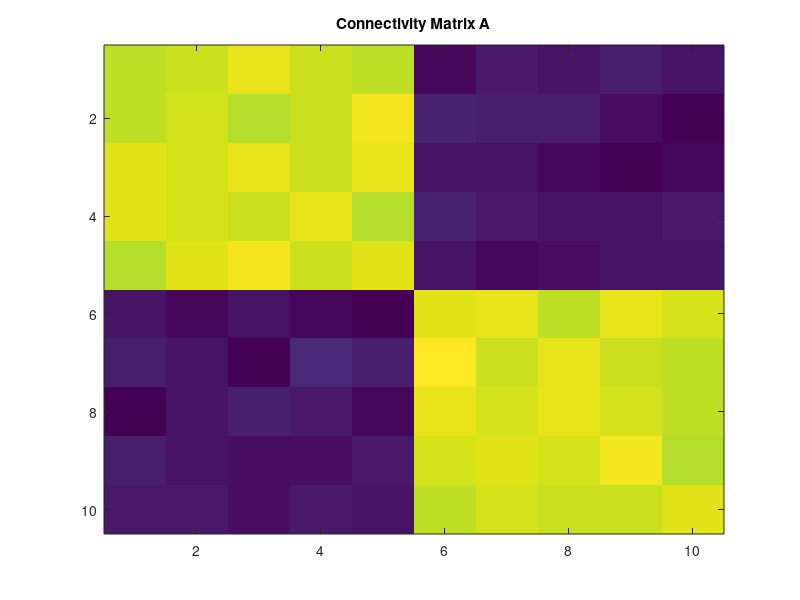

Write MATLAB code to recreate this figure. (Note: this script raises an error after producing the figure.)

% Find Minimum Information Partition (MIP) in a multivariate autoregressive model, 
%   X^t = A*X^{t-1} + E,
% where A is a connectivity matrix and E is gaussian noise.


%% generate data
%%%%%%%%%%%%%%%%%%%%%%%%%%%%%%%%%%%%%%%%%%%%%%%%%%%%%%%%%%%%%%%%%%%%%%%%%%%
disp('Generating data...')

%%% construct connectivity matrix %%%
N = 10; % the number of elements
A = zeros(N); % A: connectivity matrix (block structured)
n_block = 2;
for i = 1:n_block
    indices_block = ((1+(i-1)*N/n_block):i*N/n_block)';
    A(indices_block, indices_block) = 1/N;
end
A = A + 0.01*randn(N)/sqrt(N);

h_A = figure;
imagesc(A)
drawnow
title('Connectivity Matrix A')

%%% generate random gaussian time series X %%%
T = 10^6;
X = zeros(N,T);
X(:,1) = randn(N,1);
for t=2: T
    E = randn(N,1);
    X(:,t) = A*X(:,t-1) + E;
end


%% find Minimum Information Partition (MIP)
%%%%%%%%%%%%%%%%%%%%%%%%%%%%%%%%%%%%%%%%%%%%%%%%%%%%%%%%%%%%%%%%%%%%%%%%%%%

type_of_dist = 'Gauss';
% type_of_dist:
%    'Gauss': Gaussian distribution
%    'discrete': discrete probability distribution

type_of_phi = 'SI';
% type_of_phi:
%    'MI1': Multi (Mutual) information, e.g., I(X_1; X_2). (IIT1.0)
%    'MI': Multi (Mutual) information, e.g., I(X_1, Y_1; X_2, Y_2)
%    'SI': phi_H, stochastic interaction
%    'star': phi_star, based on mismatched decoding
%    'Geo': phi_G, information geometry version



%%%%%%%%%% with pre-computed covariances %%%%%%%%%%
% estimate covariance matrices
%   Note: If the sample size is small and the number of elements is large, the
%   empirical estimators of covariance matrices below will be very unstable.
%   see https://en.wikipedia.org/wiki/Estimation_of_covariance_matrices.
disp('Find the MIP with pre-computed covariances')

% compute covariances
probs = data_to_probs(type_of_dist, X, tau);

%% Exhaustive Search %%
disp('Exhaustive Search...')
tic;
[Z_MIP_withCovs, phi_MIP_withCovs] = MIP_Exhaustive_probs( type_of_phi, probs );
t_Exhaustive_withCovs = toc;
disp( ['Exhaustive Search finished. CalcTime=', num2str(t_Exhaustive_withCovs)])
disp(['phi at the MIP: ', num2str(phi_MIP_withCovs)])
disp(['the MIP: ', num2str(Z_MIP_withCovs)])
disp(' ')

%% Queyeranne's algorithm %%%
disp('Queyranne''s algorithm...')
tic;
[Z_MIP_Q_withCovs, phi_MIP_Q_withCovs] = MIP_Queyranne_probs( type_of_phi, probs );
t_Queyranne_withCovs = toc;
disp(['Queyranne''s algorithm finished. CalcTime=', num2str(t_Queyranne_withCovs)])
disp(['phi at the estimated MIP: ', num2str(phi_MIP_Q_withCovs)])
disp(['the estimated MIP: ', num2str(Z_MIP_Q_withCovs)])
disp(' ')

%% Replica Exchange Markov Chain Monte Carlo (REMCMC) %%
options.ShowFig = 0;
options.nMCS = 100;
disp('REMCMC...')
tic;
[Z_MIP_REMCMC_withCovs, phi_MIP_REMCMC_withCovs, ...
    phi_history, State_history, Exchange_history, T_history, wasConverged, NumCalls] = ...
    MIP_REMCMC_probs( type_of_phi, probs, options );
t_REMCMC_withCovs = toc;
disp(['REMCMC finished. CalcTime=', num2str(t_REMCMC_withCovs)])
disp(['phi at the estimated MIP: ', num2str(phi_MIP_REMCMC_withCovs)])
disp(['the estimated MIP: ', num2str(Z_MIP_REMCMC_withCovs)])
disp(' ')

%%%%%%%%%% without pre-computed covariances %%%%%%%%%%
disp('Find the MIP without pre-computed covariances')

%% Exhaustive search %%
disp('Exhaustive Search...')
tic;
[Z_MIP_withoutCovs, phi_MIP_withoutCovs] = MIP_Exhaustive( type_of_dist, type_of_phi, X, tau );
t_Exhaustive_withoutCovs = toc;
disp(['Exhaustive Search finished. CalcTime=', num2str(t_Exhaustive_withoutCovs)] )
disp(['phi at the MIP: ', num2str(phi_MIP_withoutCovs)])
disp(['the MIP: ', num2str(Z_MIP_withoutCovs)])
disp(' ')

%% Queyranne's algorithm %%
disp('Queyranne''s algorithm...')
tic;
[Z_MIP_Q_withoutCovs, phi_MIP_Q_withoutCovs] = MIP_Queyranne( type_of_dist, type_of_phi, X, tau );
t_Queyranne_withoutCovs = toc;
disp(['Exhaustive Search finished. CalcTime=', num2str(t_Queyranne_withoutCovs)])
disp(['phi at the MIP: ', num2str(phi_MIP_Q_withoutCovs)])
disp(['the MIP: ', num2str(Z_MIP_Q_withoutCovs)])
disp(' ')

%% Replica Exchange Markov Chain Monte Carlo (REMCMC) %%
options.ShowFig = 0;
options.nMCS = 100;
disp('REMCMC...')
tic;
[Z_MIP_REMCMC_withoutCovs, phi_MIP_REMCMC_withoutCovs, ...
    phi_history, State_history, Exchange_history, T_history, wasConverged, NumCalls] = ...
    MIP_REMCMC( type_of_dist, type_of_phi, X, tau, options );
t_REMCMC_withoutCovs = toc;
disp(['REMCMC finished. CalcTime=', num2str(t_REMCMC_withoutCovs)])
disp(['phi at the estimated MIP: ', num2str(phi_MIP_REMCMC_withoutCovs)])
disp(['the estimated MIP: ', num2str(Z_MIP_REMCMC_withoutCovs)])
disp(' ')
